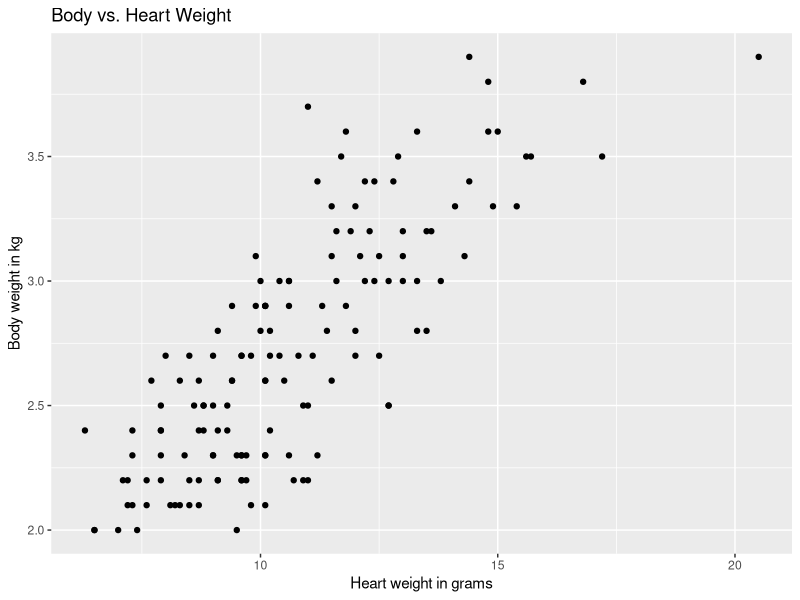
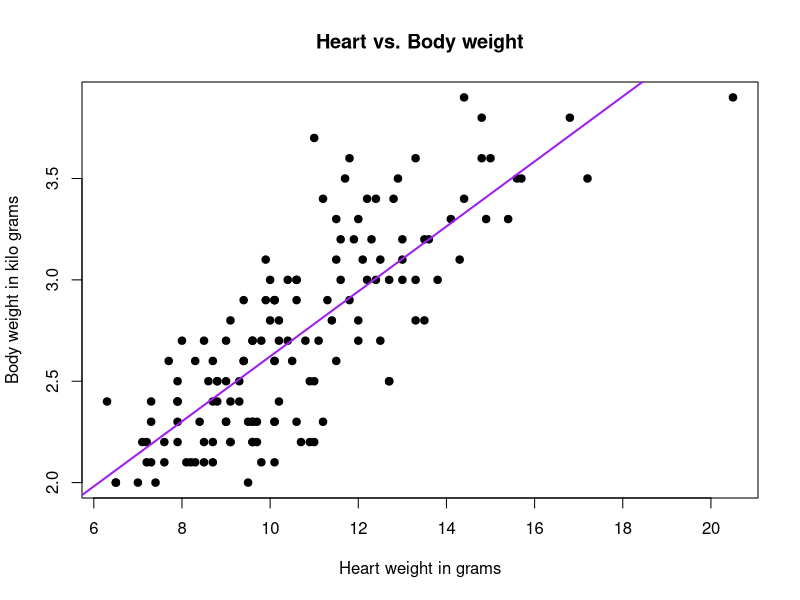
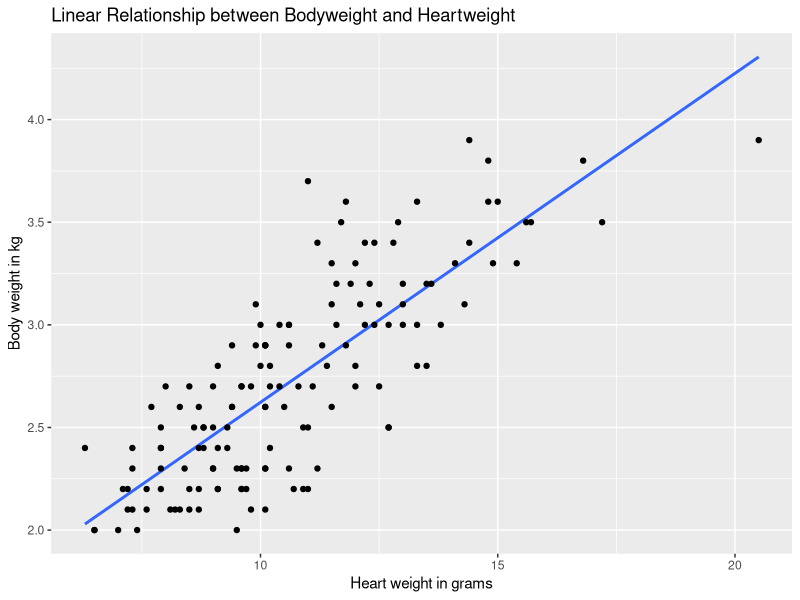
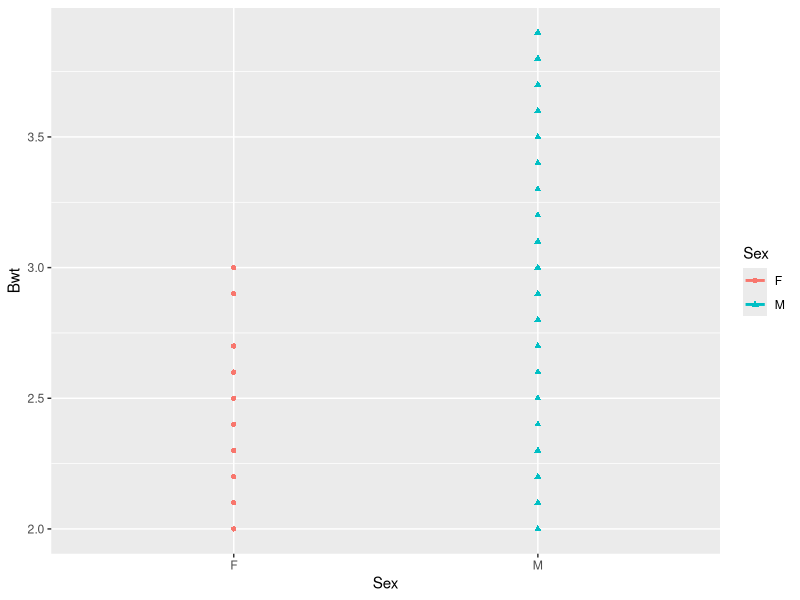
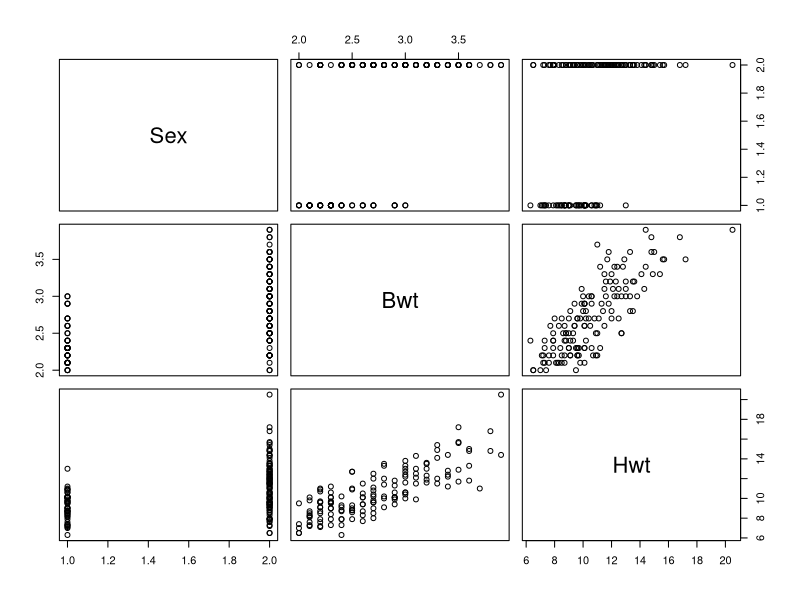
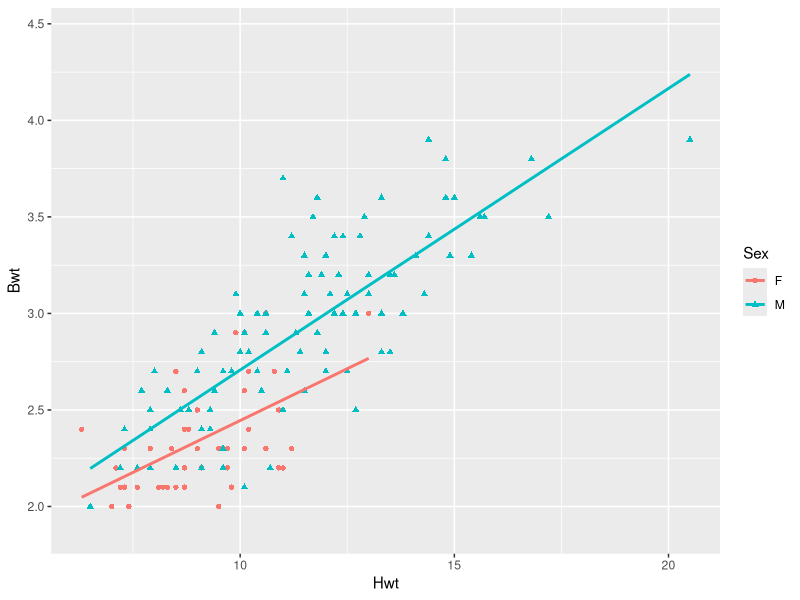

The R script that drew these images, in order:
## ---- chunk 1
library(MASS) # This loads the package where the dataset is
head(cats) #The first 6 rows
names(cats) #The names of the columns)
## ---- chunk 2
library(ggplot2)
qplot(Hwt, Bwt, data = cats) + ggtitle("Body vs. Heart Weight") + xlab("Heart weight in grams") + ylab("Body weight in kg")
## ---- chunk 3
apply(cats[,-1],2,mean)
apply(cats[,-1],2,sd)
## ---- chunk 4
the.model = lm(Bwt ~ Hwt, data =cats)
## ---- chunk 5
the.model$coefficients
the.betas = round(the.model$coefficients,4)
## ---- chunk 6
xs = 2
ys = the.betas[1] + xs*the.betas[2]
## ---- chunk 7
cats[which(cats$Hwt == 7), ]
## ---- chunk 8
xy = cats[which(cats$Hwt == 7), ]
ei = xy$Bwt - (the.betas[1] + the.betas[2]*xy$Hwt)
## ---- chunk 9
plot(cats$Hwt,cats$Bwt, main = "Heart vs. Body weight",xlab = "Heart weight in grams",ylab = "Body weight in kilo grams",pch = 19)
abline(the.model,col = "purple",lwd = 2)
## ---- chunk 10
ggplot(cats,aes(Hwt,Bwt)) + geom_smooth(method='lm',se = FALSE)+geom_point(shape = 19) + ggtitle("Linear Relationship between Bodyweight and Heartweight") + xlab("Heart weight in grams") + ylab("Body weight in kg")
## ---- chunk 11
cor(cats$Bwt,cats$Hwt)
r = round(cor(cats$Bwt,cats$Hwt),4)
## ---- chunk 12
the.model = lm(Bwt ~ Sex, data = cats)
the.betas = round(the.model$coefficients,4)
## ---- chunk 13
unique(cats$Sex)
## ---- chunk 14
the.model
## ---- chunk 15
ggplot(cats,aes(y = Bwt, x =Sex,colour=Sex,shape=Sex)) + geom_point() + geom_smooth(method="lm",fill = NA)

## ---- chunk 16
x.star = data.frame(Sex = "F")
predict(the.model,x.star)
## ---- chunk 17
plot(cats)
## ---- chunk 18
the.model = lm(Bwt ~ Hwt + Sex,data = cats)
the.model = lm(Bwt ~ .,data= cats)
the.betas = round(the.model$coefficients,4)
## ---- chunk 19
ggplot(cats,aes(y = Bwt, x =Hwt,colour=Sex,shape=Sex)) + geom_point() + geom_smooth(method="lm",fill = NA)
## ---- chunk 20
x.star = data.frame(Sex = "F",Hwt = 2)
predict(the.model,x.star)
## ---- chunk 21
the.model = lm(Bwt ~ Hwt + Sex + Hwt*Sex,data = cats)
the.betas = round(the.model$coefficients,4)
## ---- chunk 22
predict(the.model,x.star)
## ---- chunk 23
the.model = lm(Bwt ~ Hwt,data = cats)
## ---- chunk 24
anova.table = anova(the.model)
anova.table
## ---- chunk 25
SSR = anova.table[1,2]
SSE = anova.table[2,2]
SSTO =  sum(anova.table[,2])
## ---- chunk 26
the.things = summary(the.model)
R2 = the.things$r.squared
R2adj =  the.things$adj.r.squared
